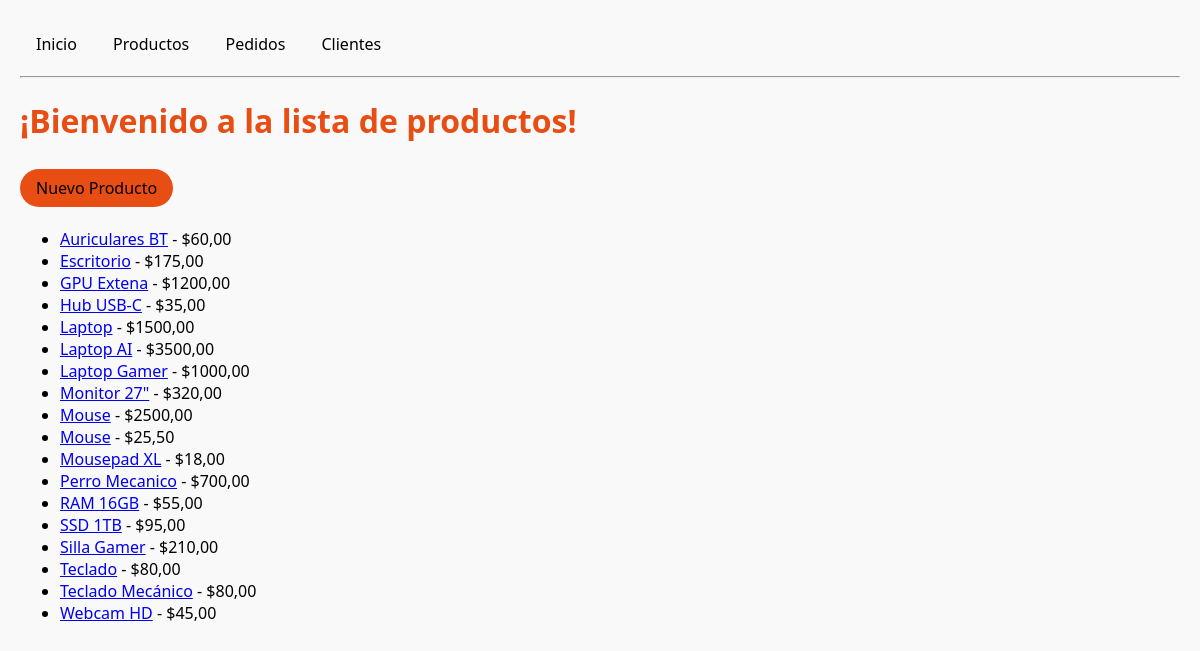
/productos/, run on the app's committed database.
### tienda/models.py (models this page shows, shortened)
class Producto(models.Model):
    nombre = models.CharField(max_length=100)
    descripcion = models.TextField()
    precio = models.DecimalField(max_digits=8, decimal_places=2)

### tienda/views.py (the view)
# urls.py: path("productos/", views.lista_productos, name="lista_productos"),
def lista_productos(request):
    productos = Producto.objects.all().order_by("nombre")
    return render(request, "tienda/lista_productos.html", {"productos": productos})

### tienda/templates/tienda/lista_productos.html (shortened to what this page needs)
{% extends "tienda/base.html" %}
{% block content %}
    <h1>¡Bienvenido a la lista de productos!</h1>
    <p>
        <a href="{% url 'tienda:crear_producto' %}" class="btn primary"> Nuevo Producto </a>
    </p>
    <ul>
        {% for p in productos%}
            <li>
                <a href="{% url 'tienda:detalle_producto' p.pk %}">{{p.nombre}}</a>
                - ${{p.precio|floatformat:2}}
            </li>
        {% endfor%}
{%endblock%}

### tienda/static/css/main.css (style rules this page uses)
body { font-family: 'Segoe UI', sans-serif; margin: 20px; background-color: #f9f9f9; }
h1 { color: #e84d13; }
.btn { display: inline-block; padding: 8px 16px; margin: 5px 0; color: black; text-decoration: none; border-radius: 9999px; font-weight: 500; transition: background 0.3s, transform 0.2s; }
.primary { background-color: #e84d13; }

### data on the page
Producto: nombre "Auriculares BT", precio "60,00"
Producto: nombre "Escritorio", precio "175,00"
Producto: nombre "GPU Extena", precio "1200,00"
Producto: nombre "Hub USB-C", precio "35,00"
Producto: nombre "Laptop", precio "1500,00"
Producto: nombre "Laptop AI", precio "3500,00"
Producto: nombre "Laptop Gamer", precio "1000,00"
Producto: nombre "Monitor 27\"", precio "320,00"
Producto: nombre "Mouse", precio "2500,00"
Producto: nombre "Mouse", precio "25,50"
Producto: nombre "Mousepad XL", precio "18,00"
Producto: nombre "Perro Mecanico", precio "700,00"
Producto: nombre "RAM 16GB", precio "55,00"
Producto: nombre "SSD 1TB", precio "95,00"
Producto: nombre "Silla Gamer", precio "210,00"
Producto: nombre "Teclado", precio "80,00"
Producto: nombre "Teclado Mecánico", precio "80,00"
Producto: nombre "Webcam HD", precio "45,00"
